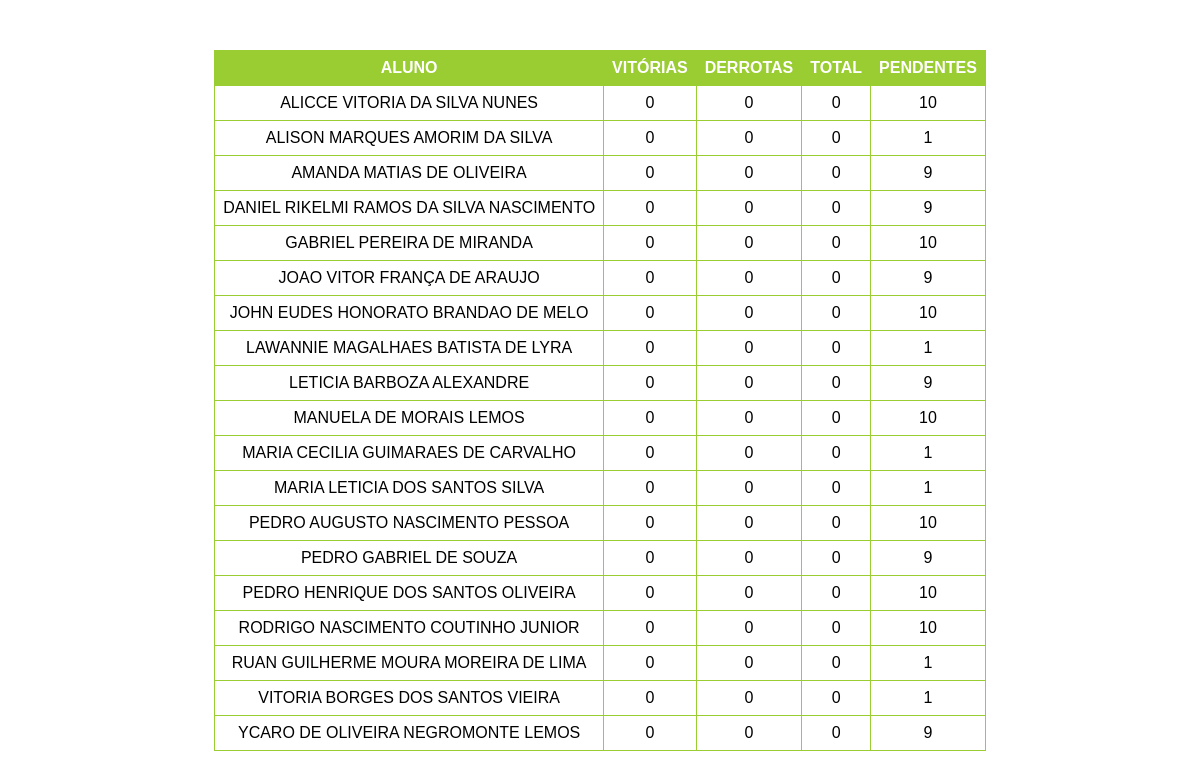
/boss/3ºC, run on the app's committed database.
### main.py (models this page shows)
class Terceiro_C(db.Model):
    __tablename__ = 'Terceiro_C'

### main.py (the view)
@app.route('/boss/<class_id>', methods=['GET', 'POST'])
def lista_boss(class_id):
    turma_selecionada = selecionar_turma(class_id)
    lista_alunos = db.session.query(turma_selecionada.nome, turma_selecionada.coroa_ouro,
                                    turma_selecionada.coroa_prata, turma_selecionada.coroa_bronze,
                                    turma_selecionada.boss_vitoria, turma_selecionada.boss_total).order_by(
        turma_selecionada.nome)
    lista_turma = []
    for estudante in lista_alunos:
        coroas = sum(estudante[1:4])
        if coroas == 0:
            pass
        else:
            nome = estudante[0]
            boss_vitorias = estudante[4]
            boss_total = estudante[5]
            lista_estudante = [nome, coroas, boss_vitorias, boss_total]
            lista_turma.append(lista_estudante)
    return render_template("boss.html", estudantes=lista_turma)

### main.py (called while the page is built)
def selecionar_turma(valor):
    if valor == 'a' or valor == '3ºA':
        return lista_turmas_db[0]
    elif valor == 'b' or valor == '3ºB':
        return lista_turmas_db[1]
    elif valor == 'c' or valor == '3ºC':
        return lista_turmas_db[2]
    elif valor == 'd' or valor == '1ºD':
        return lista_turmas_db[3]

### templates/boss.html (shortened to what this page needs)
<!DOCTYPE html>
<html lang="en">
<head>
    <link rel="stylesheet" href="/static/styles.css">
</head>
<body>
<div class="menu">
    <table>
        <tr>
            <th>ALUNO</th>
            <th>VITÓRIAS</th>
            <th>DERROTAS</th>
            <th>TOTAL</th>
            <th>PENDENTES</th>
        </tr>
        {% for estudante in estudantes %}
        <tr>
            <td>{{ estudante[0] }}</td>
            <td>{{ estudante[2] }}</td>
            <td>{{ estudante[3] - estudante[2] }}</td>
            <td>{{ estudante[3] }}</td>
            <td>{{ estudante[1] - estudante[3] }}</td>
        </tr>
        {% endfor %}
    </table>
</div>
</body>
</html>

### static/styles.css (style rules this page uses)
.menu { margin: 20px; display: flex; flex-direction: column; align-items: center; justify-content: flex-start; }
table { border-collapse: collapse; width: 100%; background-color: rgba(255, 255, 255, 1); }
th, td { border: 1px solid yellowgreen; padding: 8px; text-align: center; }
th { background-color: yellowgreen; color: white; }
body { margin: 0; padding: 0; font-family: Arial, sans-serif; display: flex; align-items: center; justify-content: center; min-height: 100vh; position: relative; overflow: hidden; overflow-y: auto; }
body::before { content: ''; position: fixed; top: 0; left: 0; width: 100%; height: 100%; background: url('/static/4428.jpg') center center fixed; background-size: cover; opacity: 0.3; z-index: -1; }

### data on the page
Terceiro_C: nome "ALICCE VITORIA DA SILVA NUNES", coroa_prata "0", estudante[3]-estudante[2] "0", estudante "0", estudante "10"
Terceiro_C: nome "ALISON MARQUES AMORIM DA SILVA", coroa_prata "0", estudante[3]-estudante[2] "0", coroa_bronze "0", estudante[1]-estudante[3] "1"
Terceiro_C: nome "AMANDA MATIAS DE OLIVEIRA", estudante "0", estudante[3]-estudante[2] "0", coroa_bronze "0", estudante[1]-estudante[3] "9"
Terceiro_C: nome "DANIEL RIKELMI RAMOS DA SILVA NASCIMENTO", estudante "0", estudante[3]-estudante[2] "0", coroa_bronze "0", estudante[1]-estudante[3] "9"
Terceiro_C: nome "GABRIEL PEREIRA DE MIRANDA", coroa_prata "0", estudante[3]-estudante[2] "0", estudante "0", estudante "10"
Terceiro_C: nome "JOAO VITOR FRANÇA DE ARAUJO", coroa_prata "0", estudante[3]-estudante[2] "0", estudante "0", estudante "9"
Terceiro_C: nome "JOHN EUDES HONORATO BRANDAO DE MELO", estudante "0", estudante[1]-estudante[3] "10"
Terceiro_C: nome "LAWANNIE MAGALHAES BATISTA DE LYRA", coroa_prata "0", estudante[3]-estudante[2] "0", coroa_bronze "0", estudante[1]-estudante[3] "1"
Terceiro_C: nome "LETICIA BARBOZA ALEXANDRE", coroa_prata "0", estudante[3]-estudante[2] "0", coroa_bronze "0", estudante[1]-estudante[3] "9"
Terceiro_C: nome "MANUELA DE MORAIS LEMOS", coroa_prata "0", estudante[3]-estudante[2] "0", coroa_bronze "0", estudante[1]-estudante[3] "10"
Terceiro_C: nome "MARIA CECILIA GUIMARAES DE CARVALHO", estudante "0", estudante[3]-estudante[2] "0", coroa_bronze "0", estudante[1]-estudante[3] "1"
Terceiro_C: nome "MARIA LETICIA DOS SANTOS SILVA", coroa_prata "0", estudante[3]-estudante[2] "0", estudante "0", estudante[1]-estudante[3] "1"
Terceiro_C: nome "PEDRO AUGUSTO NASCIMENTO PESSOA", estudante "0", estudante[3]-estudante[2] "0", coroa_bronze "0", estudante[1]-estudante[3] "10"
Terceiro_C: nome "PEDRO GABRIEL DE SOUZA", estudante "0", estudante "9"
Terceiro_C: nome "PEDRO HENRIQUE DOS SANTOS OLIVEIRA", estudante "0", estudante[3]-estudante[2] "0", coroa_bronze "0", estudante[1]-estudante[3] "10"
Terceiro_C: nome "RODRIGO NASCIMENTO COUTINHO JUNIOR", estudante "0", estudante[3]-estudante[2] "0", coroa_bronze "0", estudante[1]-estudante[3] "10"
Terceiro_C: nome "RUAN GUILHERME MOURA MOREIRA DE LIMA", coroa_prata "0", estudante[3]-estudante[2] "0", estudante "0", estudante[1]-estudante[3] "1"
Terceiro_C: nome "VITORIA BORGES DOS SANTOS VIEIRA", coroa_prata "0", estudante[3]-estudante[2] "0", estudante "0", estudante[1]-estudante[3] "1"
Terceiro_C: nome "YCARO DE OLIVEIRA NEGROMONTE LEMOS", coroa_prata "0", estudante[3]-estudante[2] "0", coroa_bronze "0", estudante[1]-estudante[3] "9"
